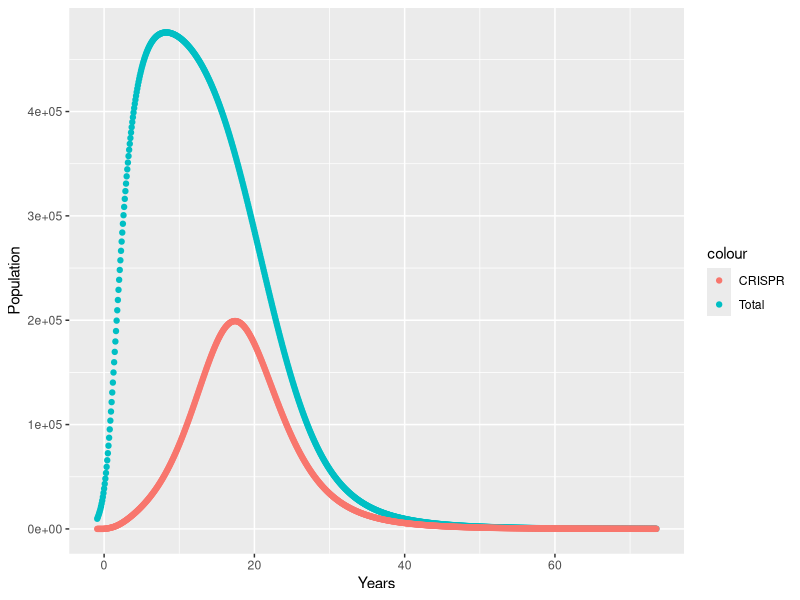

Write R code to recreate this figure.

### Arg -> Comments on Argument (default value) ##################################################################################
#Human Controlled Constants
#   CRNumber -> Number of CRISPR lionfish to release each month (assumed all Juveniles) (100)
#   CRBegin -> Time step to begin CRISPR Release procedure (12)
#   CRLength -> Number of time steps to perform CRISPR Release procedure (12)
#   HNumber -> Number of lionfish to harvest each month (0)
#   HBegin -> Time step to begin Harvesting procedure (12)
#   HLength -> Number to time steps to perform Harvesting procedure (1200)
#Nature Controlled Constants
#   nhe -> probability that a lionfish unsuccessfully passes on the CRISPR gene (0.01)
#   MortSlope -> slope of linear relationship between juvenile mortality and total population (1.72499*10^(-6))
#   FracCatchable -> Fraction of the total population that is catchable in one month (0.05)
#   MinPop -> Minimum size of total population before population is considered eradicated (2)
#   MaxSteps -> Maximum number to time steps to run simulation if population isn't eradicated (1200+CRBegin)
#   InitialPop -> Initial population of wild adults at time step 0 (2500)
#   Rf -> Proportion of population that is female (0.46)
#   MJ0 -> juvenile mortality without dependence of total population (0.165)
#   ML -> larvae mortality (0.35)
#   MA -> adult mortality (0.052)
#   DL -> larval duration (30)
#   ME -> egg mortality (0.31)
#   DE -> egg duration (3)
#   f -> fecundity (194577)
#Other
#   cRecordOut -> boolean value to decide which record to return - ignored if shortout = TRUE (FALSE)
#     FALSE ==> returns total pop record
#     TRUE ==> returns crispr pop record and total pop record
#         {Tpop = total pop record, Cpop = crispr pop record}
#   shortout -> boolean value to decide what to return (FALSE)
#     FALSE ==> returns entire population record from the simulation
#     TRUE ==> returns list of the form
#         {EradTime = Time Steps from CRBegin to Eradication, MaxCpop = Time Steps from CRBegin to Max CRISPR Population}
#   minsd -> minimum standard deviation of past 10 values to consider the population vs time graph flat (1)


#Default Argument Values
dCRNumber <- 100
dCRBegin <- 12
dCRLength <- 12
dHNumber <- 0
dHBegin <- 12
dHLength <- 1200
dnhe <- 0.01
dMortSlope <- 1.72499*10^(-6)
dFracCatchable <- 0.05
dMinPop <- 2
dRf <- 0.46
dInitialPop <- 2500 #Per Hectare -  estimate from coastalscience.noaa.gov
dMJ0 <- 0.165
dML <- 0.35
dMA <- 0.052
dDL <- 30
dME <- 0.31
dDE <- 3
df <- 194577
dshortout <- FALSE
dcRecordOut <- FALSE
dminsd <- 1

#Helpful Indices of population vector
Jcf <- 6
Jcm <- 7
Acm <- 12
Acf <- 11
Awf <- 13
Aif <- 15
JAindices <- list(Jcf,Jcm,8,9,10,Acf,Acm,Awf,14,Aif)

### Utility Functions #########################################################################

#Initial Population Vector build from Initial Population Estimate
pv0 <- function(InitialPop, Rf)
{
  #assume that the initial population only consists of wild types
  #Values for pv0 retrieved from eigenvector with positive eigenvalue of Matrix from origin paper
  Lwf0 <- Rf*31391.6*InitialPop
  Lwm0 <- (1-Rf)*31391.6*InitialPop
  Jwf0 <- Rf*2.48583*InitialPop
  Jwm0 <- (1-Rf)*2.48583*InitialPop
  Awf0 <- Rf*InitialPop
  Awm0 <- (1-Rf)*InitialPop
  return (matrix(
    c(0,0,Lwf0,Lwm0,0,0,0,Jwf0,Jwm0,0,0,0,Awf0,Awm0,0),
    nrow = 15,
    ncol = 1,
    byrow = TRUE))
}

#CRISPR intro number depending on current time step
cr <- function(timestep, CRNumber, CRBegin, CRLength) {
  if (timestep < CRBegin || timestep > CRBegin+CRLength)
  {
    return (0)
  }
  else
  {
    return (CRNumber)
  }
}

#Harvesting number depending on current time step
harv <- function(timestep, tpop, FracCatchable, HNumber, HBegin, HLength) {
  if (timestep < HBegin || timestep > HBegin+HLength)
  {
    return (0)
  }
  else
  {
    return (min(c(FracCatchable*tpop,HNumber)))
  }
}

#Does not count Larval stage in population, assumes popvector is correctly formated
totalpop <- function(popvector) {
  sum <- 0
  for (i in JAindices)
  {
    sum <- sum + popvector[i]
  }
  
  return (sum)
}

#Does not count Larval stage in population, assumes popvector is correctly formated
crisprpop <- function(popvector) {
  return (
    popvector[Jcf]+popvector[Jcm]+popvector[Acf]+popvector[Acm]
  )
}

#Ratio of wild type adult females to total adult females, assumes popvector is correctly formated
rwf <- function(popvector) {
  totaladultfemales <- popvector[Acf]+popvector[Awf]+popvector[Aif]
  
  if (totaladultfemales == 0)
    return (0) #Force the production matrix (P) to produce the zero vector when multiplied by adult population vector
  else
    return (popvector[Awf]/totaladultfemales)
}

#Slope of population vs time graph - flat means sustained population has been reached
popslopeflat <- function(poprecord,minsd) {
  
  if (length(poprecord) > 10) {
    last10 <- tail(poprecord,10)
    slopes10 <- NULL
    for (p in 2:10 ) {
      slopes10 <- last10[p]-last10[p-1]
    }
    print(abs(mean(slopes10)))
    if(abs(mean(slopes10)) < minsd)
      return (TRUE)
  }
  
  return (FALSE)
}

### Matrix Constructions #########################################################################

identity5 <- diag(5) #Five-dimensional identity matrix
zero5 <- (diag(5)-diag(5)) #Five-dimensional zero matrix

#Produces the matrix that "switches" a crispr/infertile type to a wild type given a probability that 
#the gene is unsucessfully passed
#If nhe=0, then this matrix is the identity matrix (assumes the gene is passed perfectly, so no switching)
SwitchMat <- function(nhe) {
  return (
    matrix(
      c(1-nhe,0,0,0,0,
        0,1-nhe,0,0,0,
        nhe,0,1,0,nhe,
        0,nhe,0,1,0,
        0,0,0,0,1-nhe),
      nrow = 5,
      ncol = 5,
      byrow = TRUE)
  )
}

#Produces the production matrix given the current popvector, uses function rwf
P <- function(popvector, Rf) {
  rwft <- rwf(popvector)
  return (
    matrix(
      c(0,rwft*Rf,0,0,0,
        (1-Rf),rwft*(1-Rf),0,0,0,
        0,0,0,rwft*Rf,0,
        0,0,0,rwft*(1-Rf),0,
        Rf,0,0,0,0),
      nrow = 5,
      ncol = 5,
      byrow = TRUE)
  )
}

#Produces the harvesting submatrix given current popvector and timestep, uses functions cr and totalpop
HMatrix <- function(popvector, timestep, HNumber, HBegin, HLength, FracCatchable) {
  tp <- totalpop(popvector)
  hnum <- harv(timestep, tp, FracCatchable, HNumber, HBegin, HLength)
  
  if (tp == 0)
    return (identity5)
  else
    return (identity5 - (hnum/tp)*identity5)
}

#Produces the birth/death matrix given current popvector, uses function P
BirthDeath <- function(popvector, mslope, Rf, nhe, ML, DL, MA, ME, DE, MJ0, f) {
  tp <- totalpop(popvector)
  r1 <- cbind(zero5, zero5, f*exp(-ME*DE)*(SwitchMat(nhe) %*% P(popvector, Rf)) )
  r2 <- cbind(exp(-ML*DL)*identity5, ((11/12)*exp(-(mslope*tp+MJ0)))*identity5, zero5)
  r3 <- cbind(zero5, ((1/12)*exp(-(mslope*tp+MJ0)))*identity5, exp(-MA)*identity5)
  return (rbind(r1,r2,r3))
}

#Produces the catch/release matrix given current popvector and time step, uses function C
Harvest <- function(popvector, timestep, HNumber, HBegin, HLength, FracCatchable) {
  HH <- HMatrix(popvector, timestep, HNumber, HBegin, HLength, FracCatchable)
  r1 <- cbind(identity5, zero5, zero5)
  r2 <- cbind(zero5, HH, zero5)
  r3 <- cbind(zero5, zero5, HH)
  return (rbind(r1,r2,r3))
}

#Produces CRISPR introduction vector
CRISPRintro <- function(timestep, Rf, CRNumber, CRBegin, CRLength) {
  cnum <- cr(timestep, CRNumber, CRBegin, CRLength)
  pvIn <- matrix(
    c(0,0,0,0,0,Rf*cnum,(1-Rf)*cnum,0,0,0,0,0,0,0,0),
    nrow = 15,
    ncol = 1,
    byrow = TRUE)
  return (pvIn)
}

### Model Definition #########################################################################
#Note: This model currently has absolutely no dependence on random number generation. In other words,
# this model, while it is really complicated, is still completely deterministic. This determinism means
# that one could generate the results for any combination of inputs once and never have to re-run the
# simulation. Thus, one could speed up the analysis if one generates a method for iterating over the
# different inputs and storing the results that one wants to analyze corresponding to the given inputs.

#Runs one simulation, returning a vector that has a record of the total population
#Uses BirthDeath, CatchRelease, totalpop
MatrixModelCSim <- function(
    CRNumber = dCRNumber, CRBegin = dCRBegin, CRLength = dCRLength,
    HNumber = dHNumber, HBegin = dHBegin, HLength = dHLength,
    nhe = dnhe, FracCatchable = dFracCatchable, MortSlope = dMortSlope,
    InitialPop = dInitialPop, MinPop = dMinPop,
    Rf = dRf, MJ0 = dMJ0, ML = dML, MA = dMA, DL = dDL, ME = dME, DE = dDE, f = df,
    shortout = dshortout, cRecordOut = dcRecordOut, minsd = dminsd
  )
{
  tpopRecord <- NULL #sets tpopRecord
  cpopRecord <- NULL #sets cpopRecord
  pv <- pv0(InitialPop, Rf) #Population Vector initialized
  
  tpop <- totalpop(pv)
  
  t <- 1 #Starting at time step 1
  while (tpop > MinPop && t < 1200+CRBegin && !popslopeflat(tpopRecord,minsd))
  {
    BD <- BirthDeath(pv, MortSlope, Rf, nhe, ML, DL, MA, ME, DE, MJ0, f) #Constructs BirthDeath Matrix from current pv
    HV <- Harvest(pv, t, HNumber, HBegin, HLength, FracCatchable) #Constructs Harvest Matrix from pv,
    # time step t as well as the Harvest constants
    cin <- CRISPRintro(t, Rf, CRNumber, CRBegin, CRLength)
    
    pv <- BD %*% HV %*% (pv+cin) #Calculates next population vector from constructed matrices
    
    tpop <- totalpop(pv)
    tpopRecord[t] <- tpop #Stores total population into a Record list
    cpopRecord[t] <- crisprpop(pv)
    
    t <- t+1 #Iterates to the next time step
  }
  
  if (shortout)
  {
    maxcpop <- which.max( cpopRecord ) - CRBegin
    eradtime <- t-CRBegin #Will be the time step the loop is exited minus CRBegin
    return ( c(EradTime = eradtime, MaxCpopTime = maxcpop) )
  }
  else
  {
    if (cRecordOut)
      return ( list(Tpop = tpopRecord, Cpop = cpopRecord) )
    else
      return (tpopRecord)
  }
}

# Test
library("ggplot2")
tmp <- MatrixModelCSim(
  cRecordOut = TRUE)
pR <- tmp$Tpop
cR <- tmp$Cpop
tmpdf <- data.frame(Years = (1:length(pR)-dCRBegin)/12, TPop = pR, CPop = cR)
ggplot() +
  geom_point(data = tmpdf, aes(x = Years, y = TPop, color = "Total")) +
  geom_point(data = tmpdf, aes(x = Years, y = CPop, color = "CRISPR")) +
  xlab('Years') +
  ylab('Population')
